Frame 1 (no input): blank canvas, image omitted
Frame 60 (the mouse pressed at the canvas centre just before this capture): blank canvas, image omitted
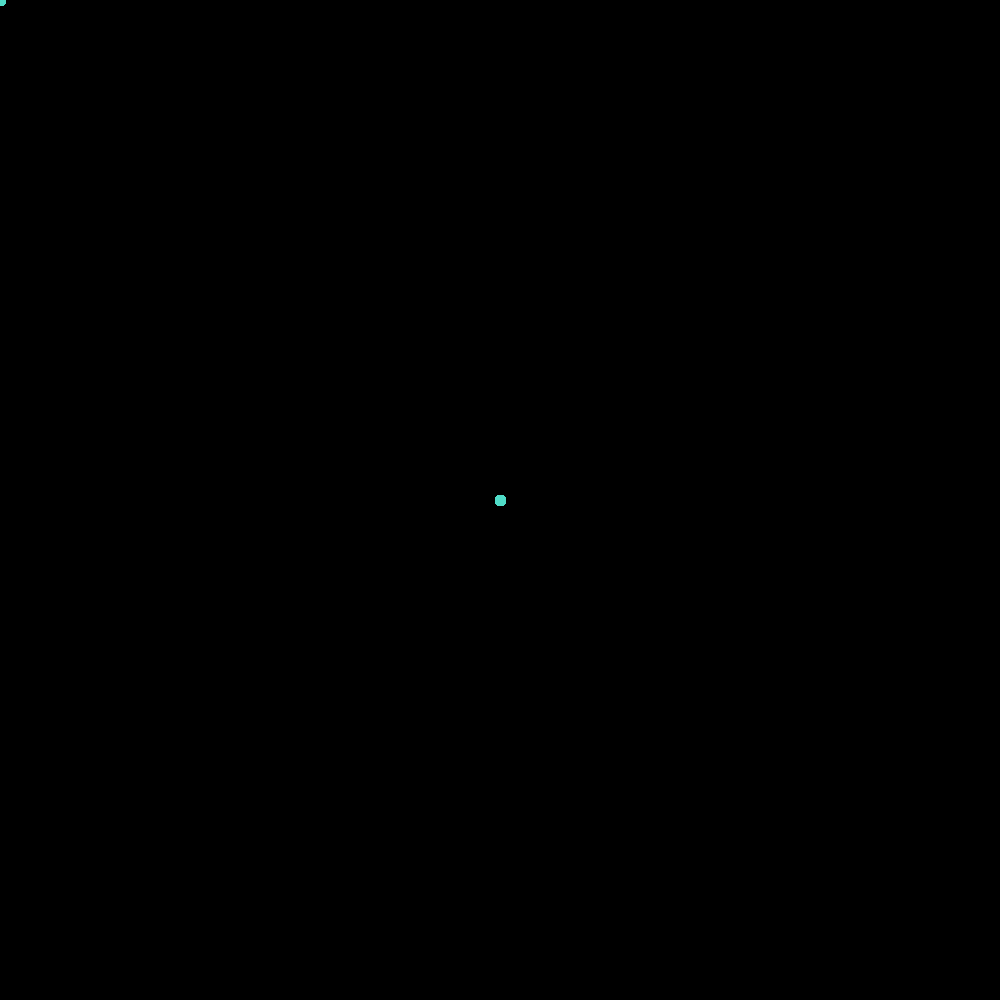
Frame 120 (the mouse held since frame 60 and released just before this capture)

The Processing sketch whose frames 1 and 60 were blank and that drew this single picture after the mouse press (run headless with seeded random() and noise(); from frame 60 on, the mouse is pressed at the canvas centre):

// Processing sketch: processing_134005
// ── processing_134005.pde

void setup(){
size (1000,1000);
background (0,0,0); 
}




 void draw(){
 ellipse(mouseX,mouseY,10,10);  
    fill(80,220,200);
   stroke(80,220,200);
 } 
